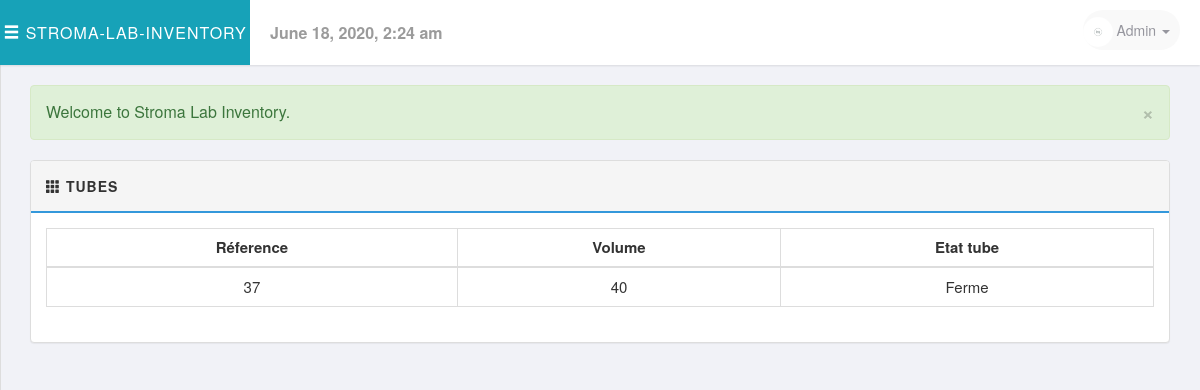
Screenshot of /php/tubes.php?IdentifiantA=3 (signed in) with the database file from the repository.
### tables this page shows
CREATE TABLE `contenir` (
  `ReferenceT` int(11) NOT NULL,
  `Volume` int(11) NOT NULL,
  `IdentifiantA` int(11) NOT NULL
);

CREATE TABLE `tubes` (
  `ReferenceT` int(11) NOT NULL,
  `IdentifiantL` int(11) NOT NULL,
  `TailleT` int(11) NOT NULL,
  `EtatTube` enum('vide','ouvert','ferme') NOT NULL
);

### includes/session.php (called while the page is built, shortened)
<?php
class Session{
    public $msg;
    public function msg($type ='', $msg =''){
        if(!empty($msg)){
            if(strlen(trim($type)) == 1){
                $type = str_replace( array('d', 'i', 'w','s'), array('danger', 'info', 'warning','success'), $type );
            }
            $_SESSION['msg'][$type] = $msg;
        } else {
            return $this->msg;
        }
    }
    private function flash_msg(){
        if(isset($_SESSION['msg'])) {
            $this->msg = $_SESSION['msg'];
        } else {
            $this->msg;
        }
    }
}
$session = new Session();
$msg = $session->msg();
?>

### includes/sql.php (called while the page is built, shortened)
<?php
require_once('load.php');
function find_by_sql($sql)
{
    global $db;
    $result = $db->query($sql);
    $result_set = $db->while_loop($result);
    return $result_set;
}
function find_all_tubes($IdentifiantA){
    $sql = "SELECT T.referenceT ,C.volume,T.EtatTube
            FROM   tubes T , contenir C
            WHERE  T.referenceT = C.referenceT
            AND    C.IdentifiantA = $IdentifiantA
            AND T.EtatTube <>'vide'";
    $result = find_by_sql($sql);
    return $result;
}
?>

### includes/database.php (called while the page is built, shortened)
<?php
class Mysqli_DB
{
    private $conn;
    public $query_id;
    public function db_connect()
    {
        $this->conn = mysqli_connect(DB_HOST, DB_USER, DB_PASS);
        if (!$this->conn) {
            die(" Database connection failed:" . mysqli_connect_error());
        } else {
            $select_db = $this->conn->select_db(DB_NAME);
        }
    }
    public function query($sql)
    {
        if (trim($sql != "")) {
            $this->query_id = $this->conn->query($sql);
        }
        return $this->query_id;
    }
    public function fetch_array($statement)
    {
        return mysqli_fetch_array($statement);
    }
    public function while_loop($loop)
    {
        $results = array();
        while ($result = $this->fetch_array($loop)) {
            $results[] = $result;
        }
        return $results;
    }
}
$db = new Mysqli_DB();
?>

### php/tubes.php (the view, shortened to what this page needs)
<?php ob_start();
require_once('../includes/load.php');
$all_tubes = find_all_tubes((int)$_GET['IdentifiantA']);
?>
<?php include_once('../layouts/header.php'); ?>
<div class="row">
    <div class="col-md-12">
        <?php echo display_msg($msg); ?>
    </div>
</div>
<div class="row">
    <div class="col-md-12">
        <div class="panel panel-default">
            <div class="panel-heading clearfix">
                <strong>
                    <span class="glyphicon glyphicon-th"></span>
                    <span>Tubes</span>
                </strong>
            </div>
            <div class="panel-body">
                <table class="table table-bordered table-hover">
                    <thead>
                    <tr>
                        <th class="text-center">Réference</th>
                        <th class="text-center">Volume</th>
                        <th class="text-center">Etat tube</th>
                    </tr>
                    </thead>
                    <tbody>
                    <?php foreach($all_tubes as $tube): ?>
                        <tr>
                            <td class="text-center">
                                <?php echo $tube['referenceT']?>
                            </td>
                            <td class="text-center">
                                <?php echo $tube['volume']?>
                            </td>
                            <td class="text-center">
                                <?php echo first_character( $tube['EtatTube'])?>
                            </td>
                        </tr>
                    <?php endforeach;?>
                    </tbody>
                </table>
            </div>
        </div>
    </div>
</div>
<?php include_once('../layouts/footer.php'); ?>

### libs/css/style.css (style rules this page uses)
body { font-family: 'Helvetica Neue', Helvetica, Arial, sans-serif; font-size: 16px; font-weight: 400; overflow-x: hidden; overflow-y: auto; background: #f1f2f7; height: 100%; width: 100%; }
table { font-size: 15px; }
.panel-default > .panel-heading { background-color: #f5f5f5; border-bottom: 2px solid #3498DB; font-size: 14px; text-transform: uppercase; letter-spacing: 1px; padding: 15px; }

### rows the page displays
contenir: ReferenceT.ReferenceT "37", Volume "40", ReferenceT.EtatTube "Ferme"

### other values shown
display_msg($msg) "Welcome to Stroma Lab Inventory."
